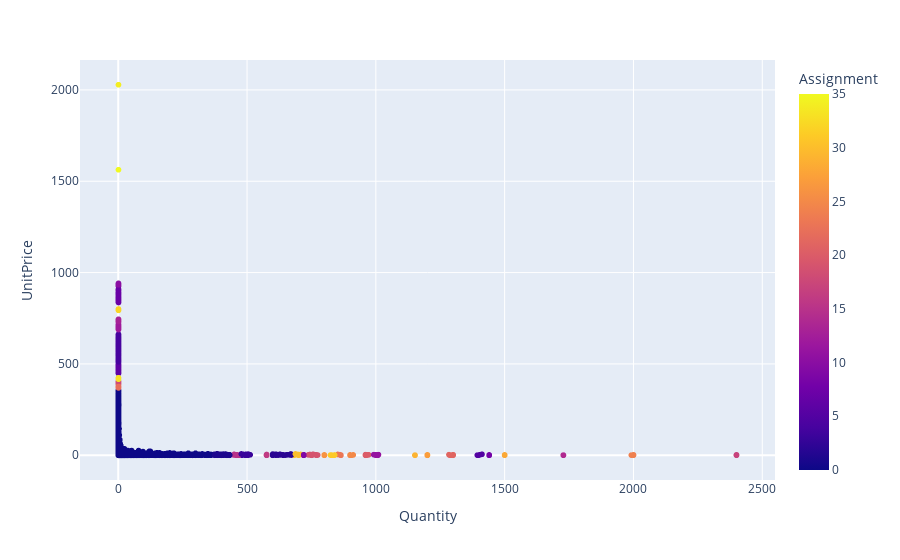

Notebook code for this chart:
### Code cell
colored_data_filtered = colored_data[colored_data[:, -1] != -1]

filtered_colored_dataframe = pd.DataFrame(colored_data_filtered, columns=["Quantity", "UnitPrice", "Assignment"])

fig = px.scatter(filtered_colored_dataframe, x="Quantity", y="UnitPrice", color="Assignment")
fig.show()

### Figure 1 — Plotly figure (JSON) as saved in the notebook; plotly's stock layout.template omitted (floating-point values rounded to 4 significant figures; data arrays with more than 128 entries replaced by an {"elided": "..."} marker saying what was removed)
{"data": [{"hovertemplate": "Quantity=%{x}<br>UnitPrice=%{y}<br>Assignment=%{marker.color}<extra></extra>", "legendgroup": "", "marker": {"color": {"elided": "6471 int values"}, "coloraxis": "coloraxis", "symbol": "circle"}, "mode": "markers", "name": "", "showlegend": false, "type": "scattergl", "x": {"elided": "6471 int values"}, "xaxis": "x", "y": {"elided": "6471 float values"}, "yaxis": "y"}], "layout": {"coloraxis": {"colorbar": {"title": {"text": "Assignment"}}, "colorscale": [[0, "#0d0887"], [0.1111, "#46039f"], [0.2222, "#7201a8"], [0.3333, "#9c179e"], [0.4444, "#bd3786"], [0.5556, "#d8576b"], [0.6667, "#ed7953"], [0.7778, "#fb9f3a"], [0.8889, "#fdca26"], [1, "#f0f921"]]}, "legend": {"tracegroupgap": 0}, "margin": {"t": 60}, "xaxis": {"anchor": "y", "domain": [0, 1], "title": {"text": "Quantity"}}, "yaxis": {"anchor": "x", "domain": [0, 1], "title": {"text": "UnitPrice"}}}}
